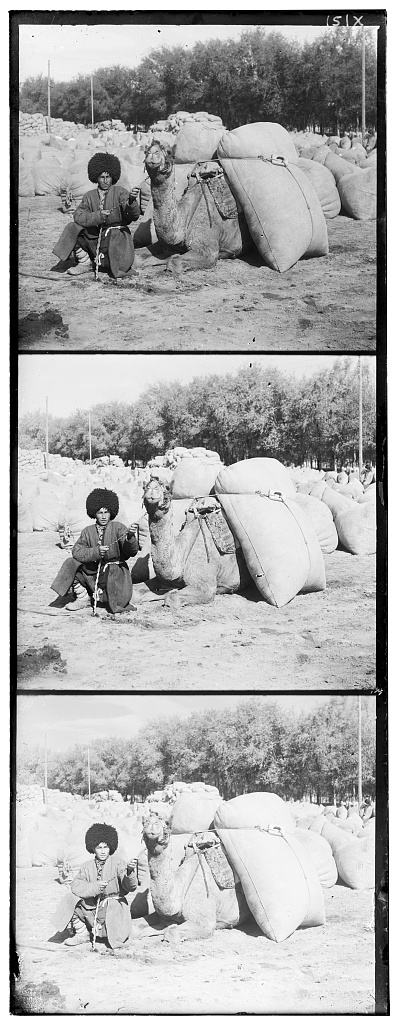
%> input picture inputs/camel.jpg, 400 x 1024 px
$ octave hw4.m   (GNU Octave 9; MATLAB toolbox functions it lacks are replaced by stand-ins)
%> lines starting %> are read from the running program, lines starting %| are printed output that depends on the picture
camel = im2double(imread("./inputs/camel.jpg"));
%> camel: size 1024x400 double; min 0, max 1, mean 0.676
cathedral = im2double(imread("./inputs/cathedral.jpg"));
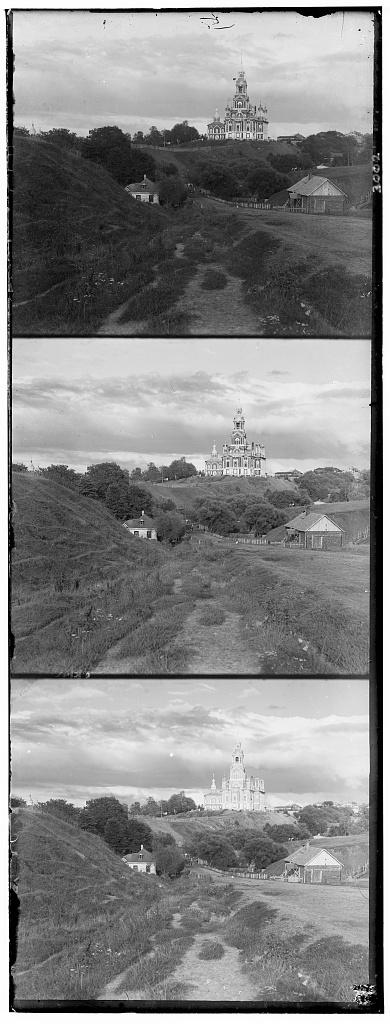
%> input picture inputs/cathedral.jpg, 390 x 1024 px
%> cathedral: size 1024x390 double; min 0, max 1, mean 0.524
chapel = im2double(imread("./inputs/chapel.jpg"));
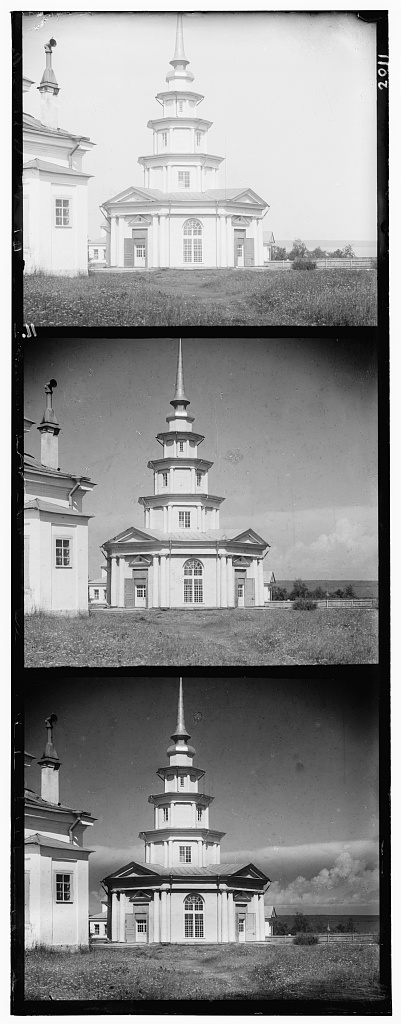
%> input picture hw4/inputs/chapel.jpg, 401 x 1024 px
%> chapel: size 1024x401 double; min 0, max 1, mean 0.564
courtyard = im2double(imread("./inputs/courtyard.jpg"));
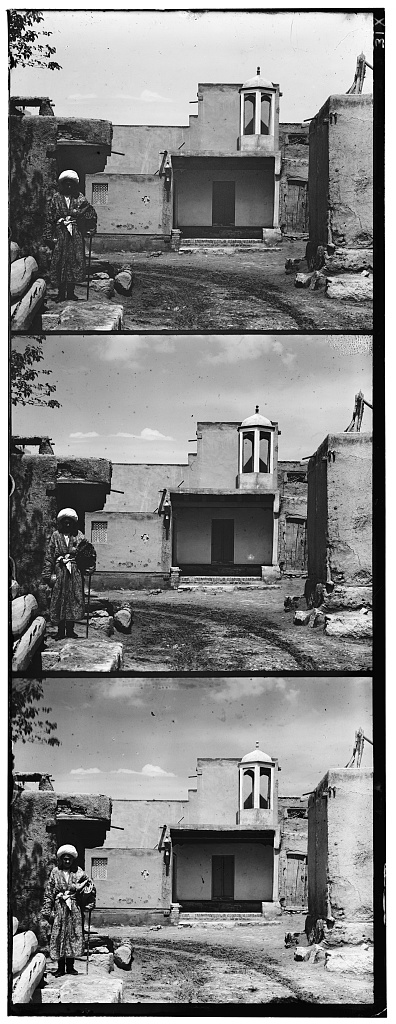
%> input picture inputs/courtyard.jpg, 396 x 1024 px
%> courtyard: size 1024x396 double; min 0, max 1, mean 0.526
emir = im2double(imread("./inputs/emir.jpg"));
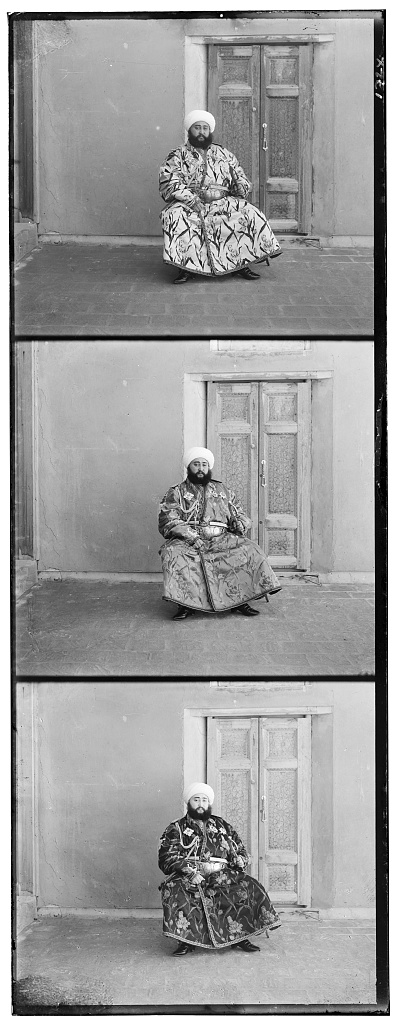
%> input picture inputs/emir.jpg, 400 x 1024 px
%> emir: size 1024x400 double; min 0, max 1, mean 0.612
gruppa = im2double(imread("./inputs/gruppa.jpg"));
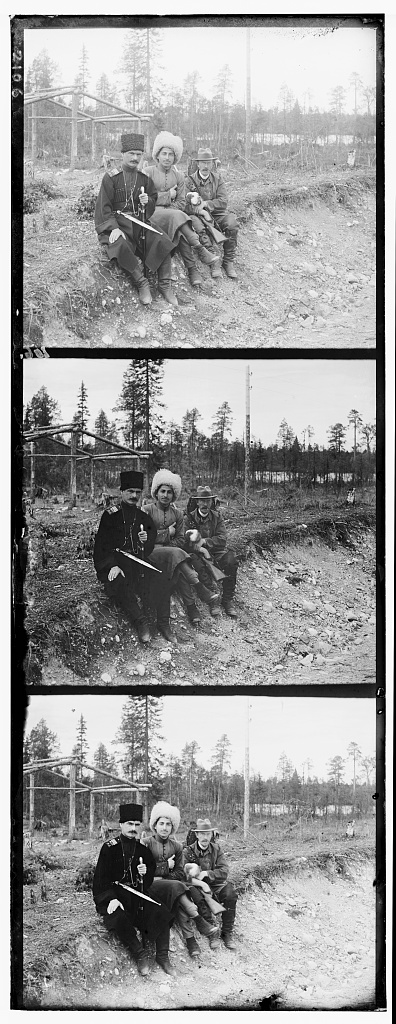
%> input picture inputs/gruppa.jpg, 396 x 1024 px
%> gruppa: size 1024x396 double; min 0, max 1, mean 0.601
%> (the run ends here)
